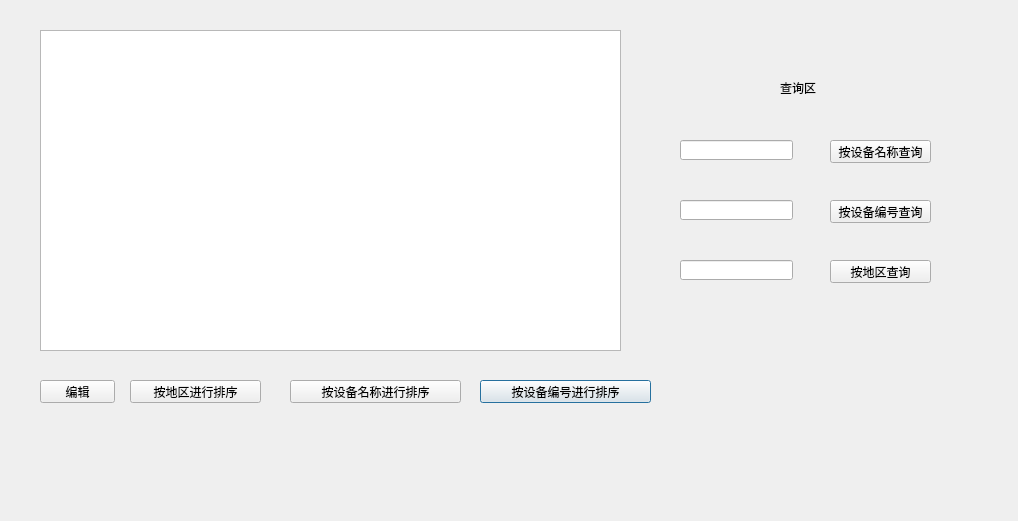
<?xml version="1.0" encoding="UTF-8"?>
<ui version="4.0">
 <class>EquipmentShowDialog</class>
 <widget class="QDialog" name="EquipmentShowDialog">
  <property name="geometry">
   <rect>
    <x>0</x>
    <y>0</y>
    <width>1018</width>
    <height>521</height>
   </rect>
  </property>
  <property name="windowTitle">
   <string>Dialog</string>
  </property>
  <widget class="QTableWidget" name="tableWidget">
   <property name="geometry">
    <rect>
     <x>40</x>
     <y>30</y>
     <width>581</width>
     <height>321</height>
    </rect>
   </property>
  </widget>
  <widget class="QPushButton" name="sortByMatchIdButton">
   <property name="geometry">
    <rect>
     <x>480</x>
     <y>380</y>
     <width>171</width>
     <height>23</height>
    </rect>
   </property>
   <property name="text">
    <string>按设备编号进行排序</string>
   </property>
  </widget>
  <widget class="QPushButton" name="sortByNameButton">
   <property name="geometry">
    <rect>
     <x>130</x>
     <y>380</y>
     <width>131</width>
     <height>23</height>
    </rect>
   </property>
   <property name="text">
    <string>按地区进行排序</string>
   </property>
  </widget>
  <widget class="QPushButton" name="sortByAreaButton">
   <property name="geometry">
    <rect>
     <x>290</x>
     <y>380</y>
     <width>171</width>
     <height>23</height>
    </rect>
   </property>
   <property name="text">
    <string>按设备名称进行排序</string>
   </property>
  </widget>
  <widget class="QPushButton" name="editButton">
   <property name="geometry">
    <rect>
     <x>40</x>
     <y>380</y>
     <width>75</width>
     <height>23</height>
    </rect>
   </property>
   <property name="text">
    <string>编辑</string>
   </property>
  </widget>
  <widget class="QLabel" name="searchLabel">
   <property name="geometry">
    <rect>
     <x>780</x>
     <y>80</y>
     <width>51</width>
     <height>16</height>
    </rect>
   </property>
   <property name="text">
    <string>查询区</string>
   </property>
  </widget>
  <widget class="QLineEdit" name="namelineEdit">
   <property name="geometry">
    <rect>
     <x>680</x>
     <y>140</y>
     <width>113</width>
     <height>20</height>
    </rect>
   </property>
  </widget>
  <widget class="QPushButton" name="nameButton">
   <property name="geometry">
    <rect>
     <x>830</x>
     <y>140</y>
     <width>101</width>
     <height>23</height>
    </rect>
   </property>
   <property name="text">
    <string>按设备名称查询</string>
   </property>
  </widget>
  <widget class="QPushButton" name="matchIdButton">
   <property name="geometry">
    <rect>
     <x>830</x>
     <y>200</y>
     <width>101</width>
     <height>23</height>
    </rect>
   </property>
   <property name="text">
    <string>按设备编号查询</string>
   </property>
  </widget>
  <widget class="QLineEdit" name="matchIdlineEdit">
   <property name="geometry">
    <rect>
     <x>680</x>
     <y>200</y>
     <width>113</width>
     <height>20</height>
    </rect>
   </property>
  </widget>
  <widget class="QPushButton" name="areaButton">
   <property name="geometry">
    <rect>
     <x>830</x>
     <y>260</y>
     <width>101</width>
     <height>23</height>
    </rect>
   </property>
   <property name="text">
    <string>按地区查询</string>
   </property>
  </widget>
  <widget class="QLineEdit" name="arealineEdit">
   <property name="geometry">
    <rect>
     <x>680</x>
     <y>260</y>
     <width>113</width>
     <height>20</height>
    </rect>
   </property>
  </widget>
 </widget>
 <resources/>
 <connections/>
</ui>
